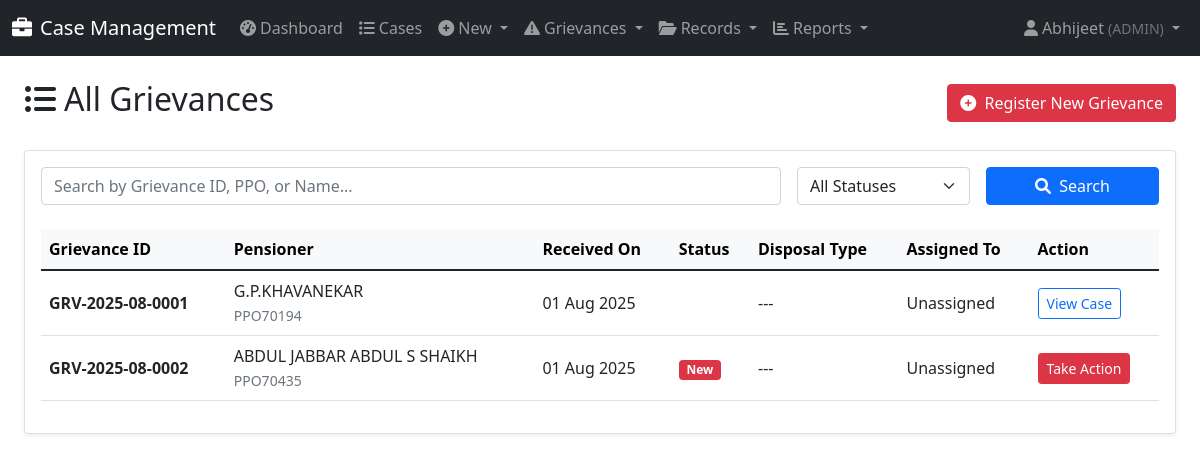
Screenshot of /grievances/list/ (signed in) with the database file from the repository.
### cases/models.py (models this page shows, shortened)
class UserProfile(models.Model):
    ROLE_CHOICES = [
        ('DH', 'Dealing Hand'),
        ('AAO', 'Assistant Accounts Officer'),
        ('AO', 'Accounts Officer'),
        ('Dy.CCA', 'Deputy Chief Controller of Accounts'),
        ('Jt.CCA', 'Joint Chief Controller of Accounts'),
        ('CCA', 'Chief Controller of Accounts'),
        ('Pr.CCA', 'Principal Chief Controller of Accounts'),
        ('ADMIN', 'Administrator'),
    ]
    user = models.OneToOneField(User, on_delete=models.CASCADE)
    role = models.CharField(max_length=20, choices=ROLE_CHOICES)
    phone = models.CharField(max_length=15, blank=True)
    department = models.CharField(max_length=100, blank=True)
    is_active_holder = models.BooleanField(default=True)
    is_record_keeper = models.BooleanField(
        default=False,
        help_text="Designates this user as responsible for handing over and receiving physical records."
    )

class Grievance(models.Model):
    GRIEVANCE_STATUS_CHOICES = [
        ('NEW', 'New'),
        ('ACTION_INITIATED', 'Action Initiated (Case Created)'),
        ('DISPOSED', 'Disposed'),
    ]
    DISPOSAL_TYPE_CHOICES = [
        ('INTERIM_REPLY', 'Interim Reply'),
        ('FINAL_REPLY', 'Final Reply'),
    ]
    grievance_id = models.CharField(max_length=50, unique=True, db_index=True, help_text="A unique ID for the grievance.")
    pensioner = models.ForeignKey(PPOMaster, on_delete=models.PROTECT, related_name='grievances', help_text="The pensioner this grievance relates to.")
    complainant_name = models.CharField(max_length=200)
    complainant_contact = models.CharField(max_length=100, blank=True, help_text="Phone number or email address.")
    mode_of_receipt = models.ForeignKey('GrievanceMode', on_delete=models.PROTECT, help_text="How the grievance was received.")
    grievance_text = models.TextField(help_text="The full text of the complaint.")
    date_received = models.DateField(default=timezone.now)
    status = models.CharField(max_length=20, choices=GRIEVANCE_STATUS_CHOICES, default='NEW')
    disposal_type = models.CharField(max_length=20, choices=DISPOSAL_TYPE_CHOICES, null=True, blank=True)
    reply_details = models.TextField(blank=True, help_text="Details of the interim or final reply provided.")
    date_disposed = models.DateField(null=True, blank=True)
    generated_case = models.OneToOneField('Case', on_delete=models.SET_NULL, null=True, blank=True, related_name='source_grievance')
    created_by = models.ForeignKey(
        User,
        on_delete=models.SET_NULL,
        null=True,
        blank=True,
        related_name='created_grievances',
        help_text="The user who originally registered the grievance."
    )
    assigned_to = models.ForeignKey(
        UserProfile,
        on_delete=models.SET_NULL,
        null=True,
        blank=True,
        related_name='assigned_grievances',
        help_text="The user this grievance is currently assigned to."
    )
    history = HistoricalRecords()
    class Meta:
        ordering = ['-date_received']
        verbose_name = "Grievance"
        verbose_name_plural = "Grievances"

class PPOMaster(models.Model):
    pension_case_number = models.CharField(max_length=50, unique=True, db_index=True, null=True, blank=True)  # PNSN_CASE_NO
    ppo_number = models.CharField(max_length=20, unique=True, db_index=True)  # PPO_NO
    pension_type = models.CharField(max_length=50)  # PNSN_TYP
    employee_number = models.CharField(max_length=50, unique=True, db_index=True, null=True, blank=True)
    employee_name = models.CharField(max_length=200)  # EMP_NM
    date_of_retirement = models.DateField(null=True, blank=True)   # Date_of_retirement
    date_of_birth = models.DateField(null=True, blank=True)  # date_of_birth
    date_of_death_pensioner = models.DateField(null=True, blank=True)  # date_of_death_Pensioner
    date_of_death_family_pensioner = models.DateField(null=True, blank=True)  # date_of_death_FP
    nominee_name = models.CharField(max_length=200, blank=True, null=True)  # NOMINE_NM
    relationship_with_pensioner = models.CharField(max_length=50, blank=True, null=True)  # Relationship_with_the_pensioner
    bank_sort_code = models.CharField(max_length=20, blank=True, null=True)  # BANK_SORT_CD
    account_number = models.CharField(max_length=20, blank=True, null=True)  # ACCT_NO
    designation = models.CharField(max_length=100, blank=True, null=True)
    aadhaar_number = models.CharField(max_length=12, blank=True, null=True)  # AADHAAR_NO
    mobile_number = models.CharField(max_length=15, blank=True, null=True)  # MOB_NO
    it_pan = models.CharField(max_length=10, blank=True, null=True)  # IT_PAN
    ifsc_code = models.CharField(max_length=11, blank=True, null=True)  # IFSC_CODE
    department = models.CharField(max_length=100, blank=True, null=True)
    bank_name = models.CharField(max_length=100, blank=True, null=True)
    branch_code = models.CharField(max_length=20, blank=True, null=True)
    address = models.TextField(blank=True, null=True)
    email = models.EmailField(blank=True, null=True)
    created_at = models.DateTimeField(auto_now_add=True)
    updated_at = models.DateTimeField(auto_now=True)
    history = HistoricalRecords()
    class Meta:
        ordering = ['-date_of_retirement']
        verbose_name = 'PPO Master'
        verbose_name_plural = 'PPO Masters'
        indexes = [
            models.Index(fields=['ppo_number']),
            models.Index(fields=['employee_number']),
            models.Index(fields=['employee_name']),
            models.Index(fields=['pension_case_number']),
        ]

### cases/views.py (the view)
# urls.py: path('grievances/list/', views.grievance_list, name='grievance_list'),
@login_required
def grievance_list(request):
    user_profile = get_object_or_404(UserProfile, user=request.user)
    subordinate_roles = get_subordinate_roles(user_profile.role)
    roles_to_view = subordinate_roles + [user_profile.role]
    if user_profile.role == 'ADMIN':
        grievances = Grievance.objects.all()
    else:
        grievances = Grievance.objects.filter(Q(assigned_to__role__in=roles_to_view) | Q(created_by=request.user))
    paginator = Paginator(grievances.order_by('-date_received'), 25)
    page_number = request.GET.get('page')
    page_obj = paginator.get_page(page_number)
    return render(request, 'cases/grievance_list.html', {'page_obj': page_obj})

### cases/context_processors.py (called while the page is built)
def notifications_context(request):
    if not request.user.is_authenticated:
        return {}
    try:
        user_profile = request.user.userprofile
        new_grievances_count = Grievance.objects.filter(
            assigned_to=user_profile,
            status='NEW'
        ).count()
    except UserProfile.DoesNotExist:
        new_grievances_count = 0
    return {
        'my_new_grievances_count': new_grievances_count,
    }

### cases/models.py (called while the page is built)
def get_subordinate_roles(user_role):
    return ROLE_HIERARCHY.get(user_role, [])

### templates/cases/grievance_list.html (shortened to what this page needs)
{% extends 'base.html' %}
{% load static %}
{% block content %}
<div class="container-fluid">
    <div class="d-flex justify-content-between align-items-center mb-4">
        <h2><i class="fas fa-list-ul me-2"></i>All Grievances</h2>
        <a href="{% url 'register_grievance' %}" class="btn btn-danger">
            <i class="fas fa-plus-circle me-1"></i> Register New Grievance
        </a>
    </div>
    <div class="card shadow-sm">
        <div class="card-body">
            <form method="get" class="row g-3 mb-4">
                <div class="col-md-8">
                    <input type="text" name="search" class="form-control" placeholder="Search by Grievance ID, PPO, or Name..." value="{{ request.GET.search }}">
                </div>
                <div class="col-md-2">
                    <select name="status" class="form-select">
                        <option value="">All Statuses</option>
                    </select>
                </div>
                <div class="col-md-2">
                    <button type="submit" class="btn btn-primary w-100">
                        <i class="fas fa-search me-1"></i> Search
                    </button>
                </div>
            </form>
            <div class="table-responsive">
                <table class="table table-hover align-middle">
                    <thead class="table-light">
                        <tr>
                            <th>Grievance ID</th>
                            <th>Pensioner</th>
                            <th>Received On</th>
                            <th>Status</th>
                            <th>Disposal Type</th>
                            <th>Assigned To</th>
                            <th>Action</th>
                        </tr>
                    </thead>
                    <tbody>
                        {% for grievance in page_obj %}
                        <tr>
                            <td><strong>{{ grievance.grievance_id }}</strong></td>
                            <td>{{ grievance.pensioner.employee_name }}<br><small class="text-muted">{{ grievance.pensioner.ppo_number }}</small></td>
                            <td>{{ grievance.date_received|date:"d M Y" }}</td>
                            <td>
                                {% if grievance.status == 'NEW' %}<span class="badge bg-danger">New</span>
                                {% elif grievance.status == 'ACTION_INITIATED' %}<span class="badge bg-warning text-dark">Action Initiated</span>
                                {% elif grievance.status == 'DISPOSED' %}<span class="badge bg-success">Disposed</span>
                                {% endif %}
                            </td>
                            <td>
                                {% if grievance.disposal_type == 'INTERIM_REPLY' %}<span class="badge bg-info">Interim Reply</span>
                                {% elif grievance.disposal_type == 'FINAL_REPLY' %}<span class="badge bg-secondary">Final Reply</span>
                                {% else %}---{% endif %}
                            </td>
                            <td>{{ grievance.assigned_to.user.get_full_name|default:"Unassigned" }}</td>
                            <td>
                                {% if grievance.status == 'NEW' and not grievance.generated_case %}
                                    <a href="{% url 'take_grievance_action' grievance.grievance_id %}" class="btn btn-sm btn-danger">Take Action</a>
                                {% elif grievance.generated_case %}
                                    <a href="{% url 'case_detail' grievance.generated_case.case_id %}" class="btn btn-sm btn-outline-primary">View Case</a>
                                {% else %}
                                    <span class="text-muted">No Action</span>
                                {% endif %}
                            </td>
                        </tr>
                        {% empty %}
                        <tr>
                            <td colspan="7" class="text-center text-muted py-4">No grievances found.</td>
                        </tr>
                        {% endfor %}
                    </tbody>
                </table>
            </div>
        </div>
    </div>
</div>
{% endblock %}

### templates/base.html (shortened to what this page needs)
<!DOCTYPE html>
<html lang="en">
<head>
    <link href="https://cdn.jsdelivr.net/npm/bootstrap@5.1.3/dist/css/bootstrap.min.css" rel="stylesheet">
    <link rel="stylesheet" href="https://cdnjs.cloudflare.com/ajax/libs/font-awesome/6.0.0/css/all.min.css">
</head>
<body>
    <nav class="navbar navbar-expand-lg navbar-dark bg-dark">
        <div class="container-fluid">
            <a class="navbar-brand" href="{% url 'dashboard' %}"><i class="fas fa-briefcase me-2"></i>Case Management</a>
            <div class="collapse navbar-collapse" id="navbarNav">
                <ul class="navbar-nav me-auto">
                    <li class="nav-item"><a class="nav-link" href="{% url 'dashboard' %}"><i class="fas fa-tachometer-alt me-1"></i>Dashboard</a></li>
                    <li class="nav-item"><a class="nav-link" href="{% url 'case_list' %}"><i class="fas fa-list me-1"></i>Cases</a></li>
                    <li class="nav-item dropdown">
                        <a class="nav-link dropdown-toggle" href="#" id="newCaseDropdown" role="button" data-bs-toggle="dropdown">
                            <i class="fas fa-plus-circle me-1"></i>New
                        </a>
                    </li>
                    <li class="nav-item dropdown">
                        <a class="nav-link dropdown-toggle" href="#" id="grievancesDropdown" role="button" data-bs-toggle="dropdown">
                            <i class="fas fa-exclamation-triangle me-1"></i>Grievances
                        </a>
                    </li>
                    <li class="nav-item dropdown">
                        <a class="nav-link dropdown-toggle" href="#" id="recordsDropdown" role="button" data-bs-toggle="dropdown">
                            <i class="fas fa-folder-open me-1"></i>Records
                        </a>
                    </li>
                    {% if user.userprofile.role != 'DH' %}
                    <li class="nav-item dropdown">
                        <a class="nav-link dropdown-toggle" href="#" id="reportsDropdown" role="button" data-bs-toggle="dropdown">
                            <i class="fas fa-chart-bar me-1"></i>Reports
                        </a>
                    </li>
                    {% endif %}
                </ul>
                <ul class="navbar-nav">
                    {% if user.is_authenticated %}
                    <li class="nav-item dropdown">
                        <a class="nav-link dropdown-toggle" href="#" id="userDropdown" role="button" data-bs-toggle="dropdown">
                            <i class="fas fa-user me-1"></i>{{ user.get_full_name|default:user.username }}
                            <small class="text-muted">({{ user.userprofile.role }})</small>
                        </a>
                    </li>
                    {% else %}
                     <li class="nav-item"><a class="nav-link" href="{% url 'login' %}">Login</a></li>
                    {% endif %}
                </ul>
            </div>
        </div>
    </nav>
    <main class="container-fluid mt-4">
        {% block content %}{% endblock %}
    </main>
</body>
</html>

### rows the page displays
Grievance: grievance_id "GRV-2025-08-0001", pensioner.employee_name "G.P.KHAVANEKAR", pensioner.ppo_number "PPO70194", date_received "01 Aug 2025", assigned_to.user.get_full_name "Unassigned", shows "View Case"
Grievance: grievance_id "GRV-2025-08-0002", pensioner.employee_name "ABDUL JABBAR ABDUL S SHAIKH", pensioner.ppo_number "PPO70435", date_received "01 Aug 2025", status "New", assigned_to.user.get_full_name "Unassigned"

### other values shown
{{ user.get_full_name|default:user.username }} "Abhijeet"
{{ user.userprofile.role }} "ADMIN"
